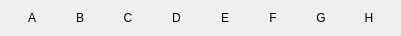
  <widget class="QWidget" name="horizontalLayoutWidget_3">
   <property name="geometry">
    <rect>
     <x>660</x>
     <y>500</y>
     <width>401</width>
     <height>21</height>
    </rect>
   </property>
   <layout class="QHBoxLayout" name="horizontalLayout_3">
    <item>
     <widget class="QLabel" name="label_A_down_right">
      <property name="text">
       <string>A</string>
      </property>
      <property name="alignment">
       <set>Qt::AlignCenter</set>
      </property>
     </widget>
    </item>
    <item>
     <widget class="QLabel" name="label_B_down_right">
      <property name="text">
       <string>B</string>
      </property>
      <property name="alignment">
       <set>Qt::AlignCenter</set>
      </property>
     </widget>
    </item>
    <item>
     <widget class="QLabel" name="label_C_down_right">
      <property name="text">
       <string>C</string>
      </property>
      <property name="alignment">
       <set>Qt::AlignCenter</set>
      </property>
     </widget>
    </item>
    <item>
     <widget class="QLabel" name="label_D_down_right">
      <property name="text">
       <string>D</string>
      </property>
      <property name="alignment">
       <set>Qt::AlignCenter</set>
      </property>
     </widget>
    </item>
    <item>
     <widget class="QLabel" name="label_E_down_right">
      <property name="text">
       <string>E</string>
      </property>
      <property name="alignment">
       <set>Qt::AlignCenter</set>
      </property>
     </widget>
    </item>
    <item>
     <widget class="QLabel" name="label_F_down_right">
      <property name="text">
       <string>F</string>
      </property>
      <property name="alignment">
       <set>Qt::AlignCenter</set>
      </property>
     </widget>
    </item>
    <item>
     <widget class="QLabel" name="label_G_down_right">
      <property name="text">
       <string>G</string>
      </property>
      <property name="alignment">
       <set>Qt::AlignCenter</set>
      </property>
     </widget>
    </item>
    <item>
     <widget class="QLabel" name="label_H_down_right">
      <property name="text">
       <string>H</string>
      </property>
      <property name="alignment">
       <set>Qt::AlignCenter</set>
      </property>
     </widget>
    </item>
   </layout>
  </widget>
